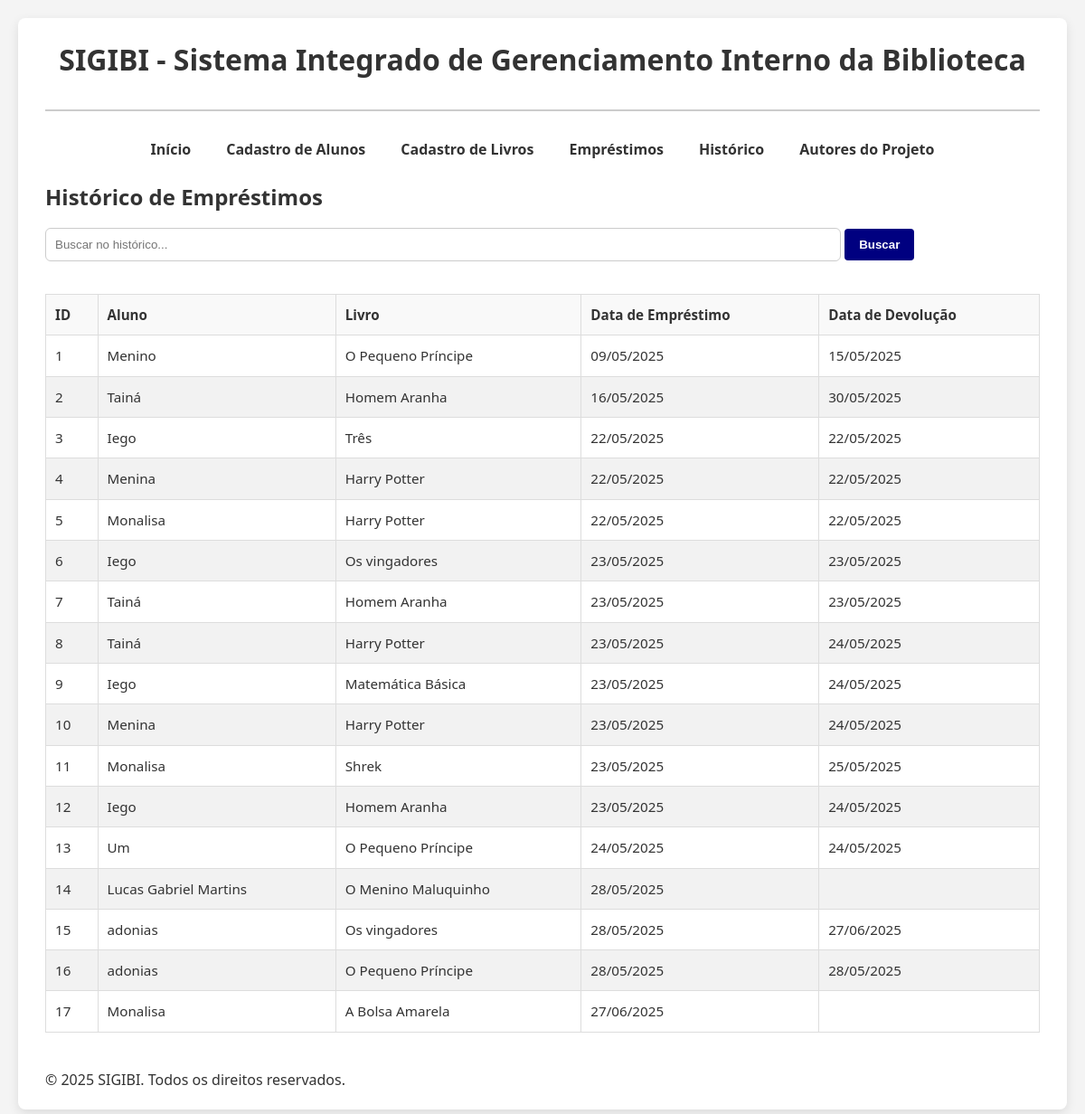
Screenshot of /historico/ with the database file from the repository.
### app_sigibi/models.py (models this page shows, shortened)
class Emprestimo(models.Model):
    aluno = models.ForeignKey(Aluno, on_delete=models.CASCADE)
    livro = models.ForeignKey(Livro, on_delete=models.CASCADE)
    data_emprestimo = models.DateField(auto_now_add=True)
    data_devolucao = models.DateField(null=True, blank=True)

class Aluno(models.Model):
    nome = models.CharField(max_length=100)
    matricula = models.CharField(max_length=20, unique=True)
    turma = models.CharField(max_length=50)

class Livro(models.Model):
    titulo = models.CharField(max_length=200)
    autor = models.CharField(max_length=100)
    ano = models.IntegerField()
    disponivel = models.BooleanField(default=True)
    quantidade = models.PositiveIntegerField(default=1) # Adicionado campo quantidade

### app_sigibi/views.py (the view)
# urls.py: path('historico/', views.lista_historico, name='lista_historico'),  # Corrigido para lista_historico
def lista_historico(request):
    emprestimos = Emprestimo.objects.all()
    return render(request, 'historico/lista_historico.html', {'emprestimos': emprestimos})

### app_sigibi/templates/historico/lista_historico.html (shortened to what this page needs)
{% extends 'base.html' %}
{% block content %}
<h2>Histórico de Empréstimos</h2>
<div class="form-group">
    <input type="text" id="buscarHistorico" onkeyup="filterTable('buscarHistorico', 'tabelaHistorico')" placeholder="Buscar no histórico..." style="width: 80%; margin-bottom: 1rem;">
    <button type="button" class="btn">Buscar</button>
</div>
<table id="tabelaHistorico">
    <thead>
        <tr>
            <th>ID</th>
            <th>Aluno</th>
            <th>Livro</th>
            <th>Data de Empréstimo</th>
            <th>Data de Devolução</th>
        </tr>
    </thead>
    <tbody>
        {% for emprestimo in emprestimos %}
        <tr>
            <td>{{ emprestimo.id }}</td>
            <td>{{ emprestimo.aluno.nome }}</td>
            <td>{{ emprestimo.livro.titulo }}</td>
            <td>{{ emprestimo.data_emprestimo|date:"d/m/Y" }}</td>
            <td>{{ emprestimo.data_devolucao|date:"d/m/Y"|default_if_none:"Pendente" }}</td>
        </tr>
        {% endfor %}
    </tbody>
</table>
{% endblock %}

### app_sigibi/static/css/styles.css (style rules this page uses)
* { box-sizing: border-box; margin: 0; padding: 0; }
body { font-family: 'Segoe UI', Tahoma, Geneva, Verdana, sans-serif; background-color: #f4f4f4; color: #333; padding: 20px; line-height: 1.6; }
h1, h2, h3 { color: #333; margin-bottom: 15px; }
.form-group { margin-bottom: 20px; }
.form-group input[type="text"], .form-group input[type="number"], .form-group select { width: 100%; padding: 10px; border: 1px solid #ccc; border-radius: 6px; transition: border 0.2s; }
.btn { background-color: navy; color: white; padding: 10px 16px; border: none; border-radius: 4px; cursor: pointer; font-weight: 600; transition: background-color 0.2s ease; }
table { width: 100%; border-collapse: collapse; margin-top: 20px; font-size: 0.95rem; }
table th, table td { border: 1px solid #ddd; padding: 10px; text-align: left; }
table th { background-color: #f9f9f9; font-weight: 600; }
table tr:nth-child(even) { background-color: #f2f2f2; }

### rows the page displays
Emprestimo: id "1", aluno.nome "Menino", livro.titulo "O Pequeno Príncipe", data_emprestimo "09/05/2025", data_devolucao "15/05/2025"
Emprestimo: id "2", aluno.nome "Tainá", livro.titulo "Homem Aranha", data_emprestimo "16/05/2025", data_devolucao "30/05/2025"
Emprestimo: id "3", aluno.nome "Iego", livro.titulo "Três", data_emprestimo "22/05/2025", data_devolucao "22/05/2025"
Emprestimo: id "4", aluno.nome "Menina", livro.titulo "Harry Potter", data_emprestimo "22/05/2025", data_devolucao "22/05/2025"
Emprestimo: id "5", aluno.nome "Monalisa", livro.titulo "Harry Potter", data_emprestimo "22/05/2025", data_devolucao "22/05/2025"
Emprestimo: id "6", aluno.nome "Iego", livro.titulo "Os vingadores", data_emprestimo "23/05/2025", data_devolucao "23/05/2025"
Emprestimo: id "7", aluno.nome "Tainá", livro.titulo "Homem Aranha", data_emprestimo "23/05/2025", data_devolucao "23/05/2025"
Emprestimo: id "8", aluno.nome "Tainá", livro.titulo "Harry Potter", data_emprestimo "23/05/2025", data_devolucao "24/05/2025"
Emprestimo: id "9", aluno.nome "Iego", livro.titulo "Matemática Básica", data_emprestimo "23/05/2025", data_devolucao "24/05/2025"
Emprestimo: id "10", aluno.nome "Menina", livro.titulo "Harry Potter", data_emprestimo "23/05/2025", data_devolucao "24/05/2025"
Emprestimo: id "11", aluno.nome "Monalisa", livro.titulo "Shrek", data_emprestimo "23/05/2025", data_devolucao "25/05/2025"
Emprestimo: id "12", aluno.nome "Iego", livro.titulo "Homem Aranha", data_emprestimo "23/05/2025", data_devolucao "24/05/2025"
Emprestimo: id "13", aluno.nome "Um", livro.titulo "O Pequeno Príncipe", data_emprestimo "24/05/2025", data_devolucao "24/05/2025"
Emprestimo: id "14", aluno.nome "Lucas Gabriel Martins", livro.titulo "O Menino Maluquinho", data_emprestimo "28/05/2025"
Emprestimo: id "15", aluno.nome "adonias", livro.titulo "Os vingadores", data_emprestimo "28/05/2025", data_devolucao "27/06/2025"
Emprestimo: id "16", aluno.nome "adonias", livro.titulo "O Pequeno Príncipe", data_emprestimo "28/05/2025", data_devolucao "28/05/2025"
Emprestimo: id "17", aluno.nome "Monalisa", livro.titulo "A Bolsa Amarela", data_emprestimo "27/06/2025"
